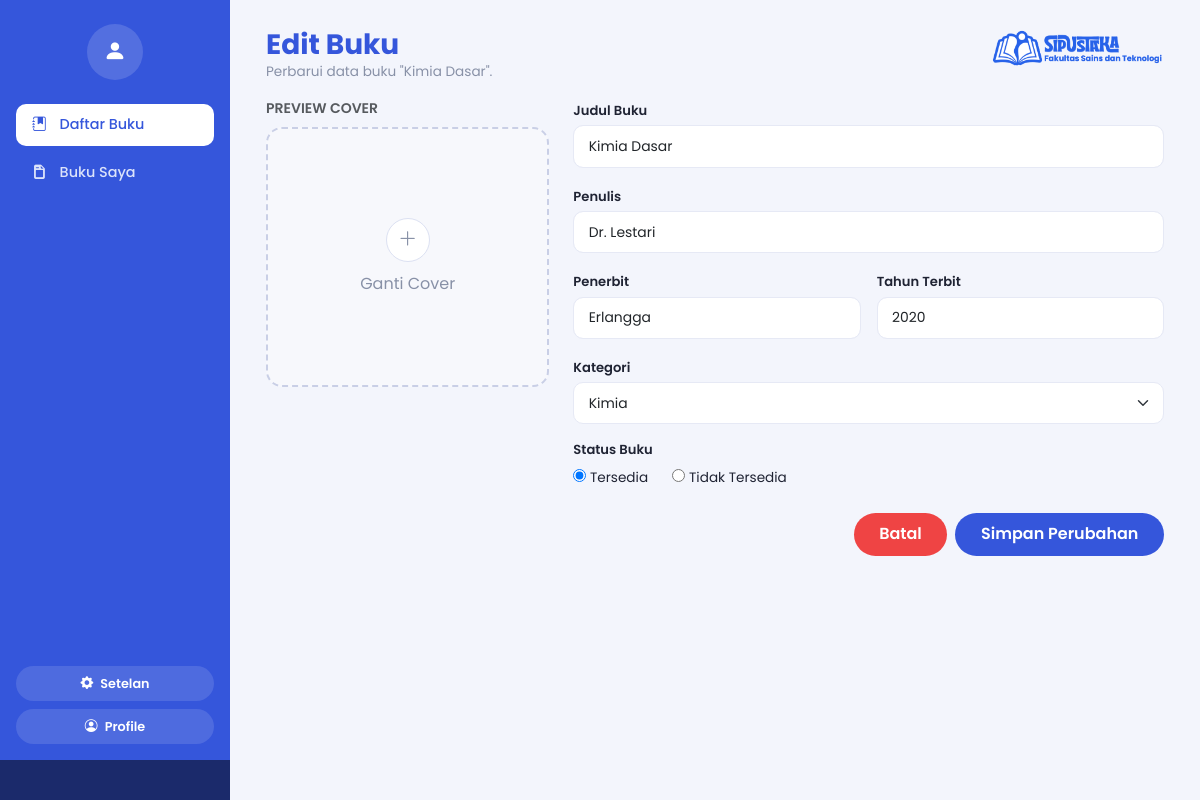
/edit.php?id=5, run on the app's committed database.
### tables this page shows
CREATE TABLE IF NOT EXISTS buku (
  id INT AUTO_INCREMENT PRIMARY KEY,
  judul VARCHAR(255) NOT NULL,
  penulis VARCHAR(255) NOT NULL,
  penerbit VARCHAR(255) DEFAULT NULL,
  tahun INT DEFAULT NULL,
  kategori VARCHAR(100) DEFAULT NULL,
  status ENUM('Tersedia', 'Tidak Tersedia') NOT NULL DEFAULT 'Tersedia',
  cover VARCHAR(255) DEFAULT NULL,
  created_at TIMESTAMP DEFAULT CURRENT_TIMESTAMP
);

### edit.php (the view, shortened to what this page needs)
<?php
require_once __DIR__ . '/service/database.php';
$id = $_GET['id'];
$query = "SELECT * FROM buku WHERE id='$id'";
$result = mysqli_query($conn, $query);
$buku = mysqli_fetch_assoc($result);
$coverSrc = $buku['cover'] ? 'uploads/' . htmlspecialchars($buku['cover']) : '';
?>
<!DOCTYPE html>
<html lang="id">
<head>
<?php include 'includes/head.php'; ?>
</head>
<body>
<div class="app-shell">
  <?php include 'includes/sidebar.php'; ?>
  <main class="main-content">
    <div class="d-flex justify-content-between align-items-start flex-wrap gap-2 mb-3">
      <div>
        <h3 class="page-title mb-0">Edit Buku</h3>
        <div class="page-subtitle mb-0">Perbarui data buku "<?= htmlspecialchars($buku['judul']) ?>".</div>
      </div>
      <img src="assets/img/logo.png" alt="SIPUSTAKA" class="topbar-logo-img">
    </div>
    <form action="service/update.php" method="POST" enctype="multipart/form-data">
      <div class="row g-4">
        <div class="col-lg-4">
          <div class="text-muted small fw-semibold mb-2">PREVIEW COVER</div>
          <label class="cover-drop" for="coverInput" style="cursor:pointer; <?= $coverSrc ? "background-image:url('{$coverSrc}');background-size:cover;background-position:center;" : '' ?>">
            <div class="plus" style="<?= $coverSrc ? 'display:none;' : '' ?>"><i class="bi bi-plus-lg"></i></div>
            <span><?= $coverSrc ? '' : 'Ganti Cover' ?></span>
          </label>
        </div>
        <div class="col-lg-8">
          <div class="row g-3">
            <div class="col-12">
              <label class="form-label-soft">Judul Buku</label>
              <input type="text" name="judul" class="form-control form-control-soft" value="<?= htmlspecialchars($buku['judul']) ?>" required>
            </div>
            <div class="col-12">
              <label class="form-label-soft">Penulis</label>
              <input type="text" name="penulis" class="form-control form-control-soft" value="<?= htmlspecialchars($buku['penulis']) ?>" required>
            </div>
            <div class="col-md-6">
              <label class="form-label-soft">Penerbit</label>
              <input type="text" name="penerbit" class="form-control form-control-soft" value="<?= htmlspecialchars($buku['penerbit'] ?? '') ?>">
            </div>
            <div class="col-md-6">
              <label class="form-label-soft">Tahun Terbit</label>
              <input type="number" name="tahun" class="form-control form-control-soft" value="<?= htmlspecialchars($buku['tahun'] ?? '') ?>" min="1900" max="2100">
            </div>
            <div class="col-12">
              <label class="form-label-soft">Kategori</label>
              <?php $kategoriOptions = ['Sains', 'Matematika', 'Informatika', 'Biologi', 'Kimia']; ?>
              <select name="kategori" class="form-select form-control-soft">
                <?php foreach ($kategoriOptions as $opt): ?>
                  <option <?= $buku['kategori'] === $opt ? 'selected' : '' ?>><?= $opt ?></option>
                <?php endforeach; ?>
              </select>
            </div>
            <div class="col-12">
              <label class="form-label-soft d-block">Status Buku</label>
              <div class="status-radio">
                <label><input type="radio" name="status" value="Tersedia" <?= $buku['status'] === 'Tersedia' ? 'checked' : '' ?>> Tersedia</label>
                <label><input type="radio" name="status" value="Tidak Tersedia" <?= $buku['status'] === 'Tidak Tersedia' ? 'checked' : '' ?>> Tidak Tersedia</label>
              </div>
            </div>
          </div>
          <div class="d-flex justify-content-end gap-2 mt-4">
            <a href="index.php" class="btn-batal">Batal</a>
            <button type="submit" class="btn-simpan">Simpan Perubahan</button>
          </div>
        </div>
      </div>
    </form>
  </main>
</div>
</body>
</html>

### assets/css/style.css (style rules this page uses)
:root { --primary: #3556DB; --primary-dark: #1B2A6B; --accent-orange: #FF9800; --accent-green: #22C55E; --accent-red: #EF4444; --bg-page: #F3F5FC; --text-dark: #1F2333; --text-muted: #8891A7; --border-light: #E6E9F5; --radius-lg: 16px; --radius-md: 10px; }
body { background: var(--bg-page); color: var(--text-dark); font-family: 'Poppins', 'Segoe UI', sans-serif; }
a { text-decoration:none; }
.topbar-logo-img { height: 40px; width:auto; }
.app-shell { display:flex; min-height:100vh; }
.main-content { flex:1; padding: 1.75rem 2.25rem; min-width:0; }
.page-title { font-weight:700; color: var(--primary); margin-bottom:.25rem; }
.page-subtitle { color: var(--text-muted); font-size:.85rem; margin-bottom:1.25rem; }
.cover-drop { border:2px dashed #C9CFE6; border-radius: var(--radius-lg); height:260px; display:flex; flex-direction:column; align-items:center; justify-content:center; color:var(--text-muted); background:#F7F8FC; margin-bottom:1rem; }
.cover-drop .plus { width:44px; height:44px; border-radius:50%; background:#fff; border:1px solid #DCE1F2; display:flex; align-items:center; justify-content:center; margin-bottom:.6rem; font-size:1.2rem; }
.form-label-soft { font-size:.82rem; font-weight:600; color:var(--text-dark); margin-bottom:.3rem; }
.form-control-soft { border-radius: var(--radius-md); border:1px solid var(--border-light); padding:.6rem .9rem; font-size:.87rem; }
.status-radio label { font-size:.85rem; margin-right:1.25rem; }
.btn-batal { background:var(--accent-red); color:#fff; border:none; border-radius:999px; padding:.6rem 1.6rem; font-weight:600; }
.btn-simpan { background: var(--primary); color:#fff; border:none; border-radius:999px; padding:.6rem 1.6rem; font-weight:600; }

### data on the page
buku: judul "Kimia Dasar", penulis "Dr. Lestari", penerbit "Erlangga", tahun "2020", kategori "Kimia", status "☑ Tersedia", status "☐ Tidak Tersedia"
